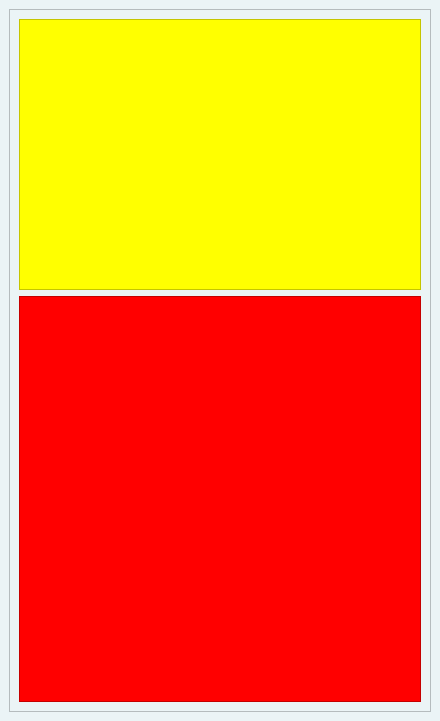
<?xml version="1.0" encoding="UTF-8"?>
<ui version="4.0">
 <class>MainWindow</class>
 <widget class="QMainWindow" name="MainWindow">
  <property name="geometry">
   <rect>
    <x>0</x>
    <y>0</y>
    <width>440</width>
    <height>721</height>
   </rect>
  </property>
  <property name="windowTitle">
   <string>MainWindow</string>
  </property>
  <property name="styleSheet">
   <string notr="true">background-color: rgb(235, 244, 246);</string>
  </property>
  <widget class="QWidget" name="centralwidget">
   <layout class="QGridLayout" name="gridLayout_2">
    <item row="0" column="0">
     <widget class="QFrame" name="wrapper">
      <property name="frameShape">
       <enum>QFrame::StyledPanel</enum>
      </property>
      <property name="frameShadow">
       <enum>QFrame::Raised</enum>
      </property>
      <layout class="QVBoxLayout" name="verticalLayout" stretch="2,3">
       <item>
        <widget class="QFrame" name="Dashboard">
         <property name="maximumSize">
          <size>
           <width>16777215</width>
           <height>305</height>
          </size>
         </property>
         <property name="styleSheet">
          <string notr="true">QFrame{
	background: rgb(255, 255, 0);
	height: 500pt;
}
</string>
         </property>
         <property name="frameShape">
          <enum>QFrame::StyledPanel</enum>
         </property>
         <property name="frameShadow">
          <enum>QFrame::Raised</enum>
         </property>
        </widget>
       </item>
       <item>
        <widget class="QFrame" name="kelas">
         <property name="styleSheet">
          <string notr="true">background: rgb(255, 0, 0);</string>
         </property>
         <property name="frameShape">
          <enum>QFrame::StyledPanel</enum>
         </property>
         <property name="frameShadow">
          <enum>QFrame::Raised</enum>
         </property>
        </widget>
       </item>
      </layout>
     </widget>
    </item>
   </layout>
  </widget>
 </widget>
 <resources/>
 <connections/>
</ui>
